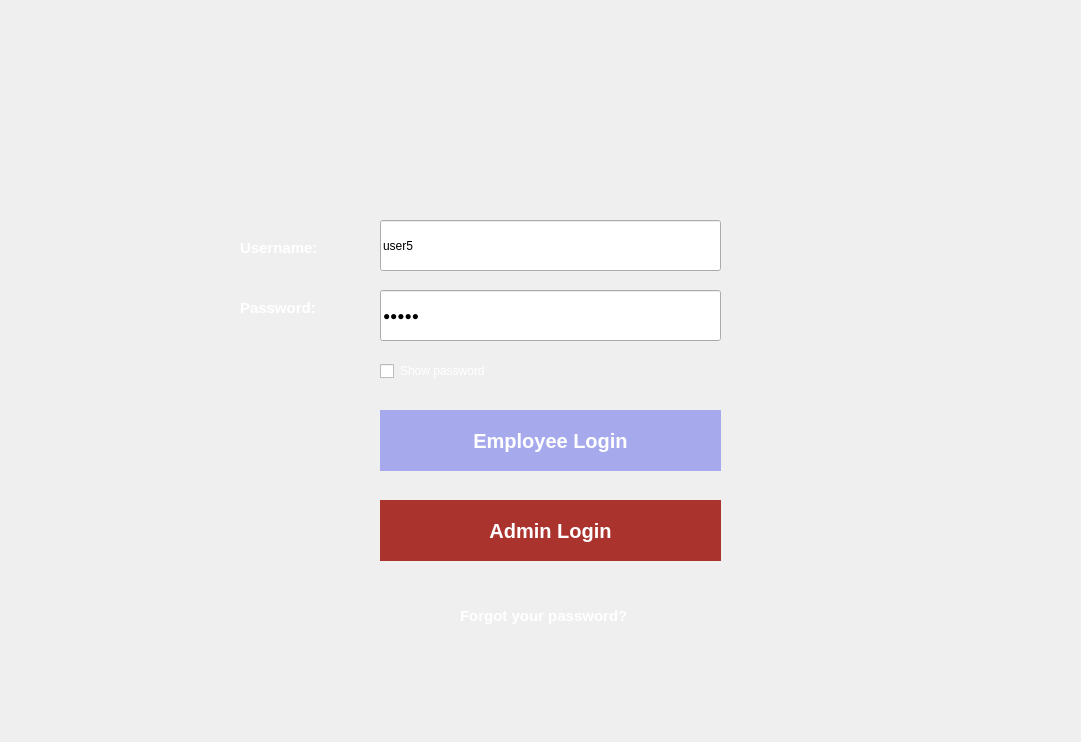
<?xml version="1.0" encoding="UTF-8"?>
<ui version="4.0">
 <class>MainWindow</class>
 <widget class="QMainWindow" name="MainWindow">
  <property name="geometry">
   <rect>
    <x>0</x>
    <y>0</y>
    <width>1081</width>
    <height>742</height>
   </rect>
  </property>
  <property name="windowTitle">
   <string>MainWindow</string>
  </property>
  <widget class="QWidget" name="centralwidget">
   <widget class="QLabel" name="login_window">
    <property name="geometry">
     <rect>
      <x>-14</x>
      <y>0</y>
      <width>111</width>
      <height>20</height>
     </rect>
    </property>
    <property name="text">
     <string/>
    </property>
    <property name="pixmap">
     <pixmap>../Downloads/Login Window (1).png</pixmap>
    </property>
   </widget>
   <widget class="QLabel" name="username_label">
    <property name="geometry">
     <rect>
      <x>240</x>
      <y>240</y>
      <width>81</width>
      <height>16</height>
     </rect>
    </property>
    <property name="styleSheet">
     <string notr="true">color: white;
font-weight: 500;
font-size: 15px;
</string>
    </property>
    <property name="text">
     <string>Username:</string>
    </property>
   </widget>
   <widget class="QLabel" name="password_label">
    <property name="geometry">
     <rect>
      <x>240</x>
      <y>300</y>
      <width>81</width>
      <height>16</height>
     </rect>
    </property>
    <property name="styleSheet">
     <string notr="true">color: white;
font-weight: 500;
font-size: 15px;
</string>
    </property>
    <property name="text">
     <string>Password: </string>
    </property>
   </widget>
   <widget class="QCheckBox" name="checkBox">
    <property name="geometry">
     <rect>
      <x>380</x>
      <y>360</y>
      <width>121</width>
      <height>22</height>
     </rect>
    </property>
    <property name="styleSheet">
     <string notr="true">color: white;
border: transparent;</string>
    </property>
    <property name="text">
     <string>Show password</string>
    </property>
   </widget>
   <widget class="QPushButton" name="employee_login_btn">
    <property name="geometry">
     <rect>
      <x>380</x>
      <y>410</y>
      <width>341</width>
      <height>61</height>
     </rect>
    </property>
    <property name="cursor">
     <cursorShape>PointingHandCursor</cursorShape>
    </property>
    <property name="styleSheet">
     <string notr="true">color: white;
font-weight: 1000;
font-size: 20px;
background-color: rgb(166, 170, 236);
border: none;
</string>
    </property>
    <property name="text">
     <string>Employee Login</string>
    </property>
   </widget>
   <widget class="QLineEdit" name="username_input">
    <property name="geometry">
     <rect>
      <x>380</x>
      <y>220</y>
      <width>341</width>
      <height>51</height>
     </rect>
    </property>
    <property name="inputMethodHints">
     <set>Qt::ImhNone</set>
    </property>
    <property name="text">
     <string>user5</string>
    </property>
    <property name="echoMode">
     <enum>QLineEdit::Normal</enum>
    </property>
   </widget>
   <widget class="QLineEdit" name="password_input">
    <property name="geometry">
     <rect>
      <x>380</x>
      <y>290</y>
      <width>341</width>
      <height>51</height>
     </rect>
    </property>
    <property name="text">
     <string>pswd5</string>
    </property>
    <property name="echoMode">
     <enum>QLineEdit::Password</enum>
    </property>
   </widget>
   <widget class="QPushButton" name="admin_login_btn">
    <property name="geometry">
     <rect>
      <x>380</x>
      <y>500</y>
      <width>341</width>
      <height>61</height>
     </rect>
    </property>
    <property name="cursor">
     <cursorShape>PointingHandCursor</cursorShape>
    </property>
    <property name="styleSheet">
     <string notr="true">color: white;
font-weight: 1000;
font-size: 20px;
background-color: rgb(170, 51, 45);
 border: none;</string>
    </property>
    <property name="text">
     <string>Admin Login</string>
    </property>
   </widget>
   <widget class="QLabel" name="forgot_label">
    <property name="geometry">
     <rect>
      <x>460</x>
      <y>600</y>
      <width>171</width>
      <height>31</height>
     </rect>
    </property>
    <property name="cursor">
     <cursorShape>PointingHandCursor</cursorShape>
    </property>
    <property name="styleSheet">
     <string notr="true">color: white;
font-weight: 1000;
font-size: 15px;
border: none;</string>
    </property>
    <property name="text">
     <string>Forgot your password?</string>
    </property>
   </widget>
   <zorder>login_window</zorder>
   <zorder>username_label</zorder>
   <zorder>password_label</zorder>
   <zorder>checkBox</zorder>
   <zorder>username_input</zorder>
   <zorder>password_input</zorder>
   <zorder>employee_login_btn</zorder>
   <zorder>admin_login_btn</zorder>
   <zorder>forgot_label</zorder>
  </widget>
 </widget>
 <resources/>
 <connections/>
</ui>
